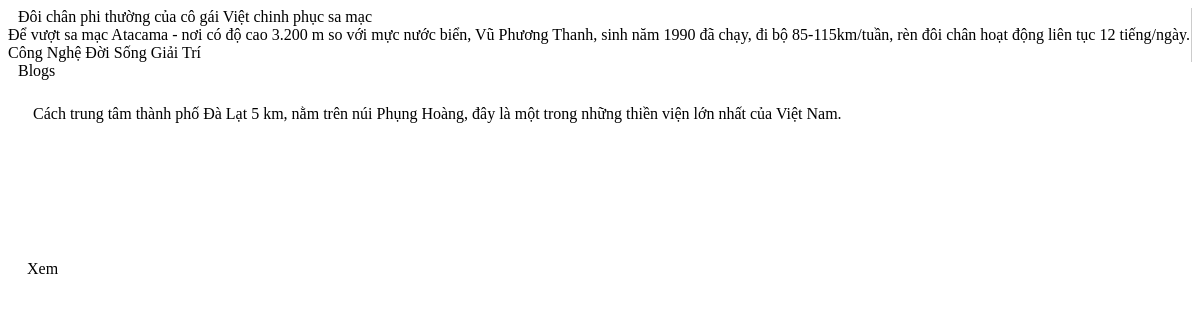
The app's page /, older data.
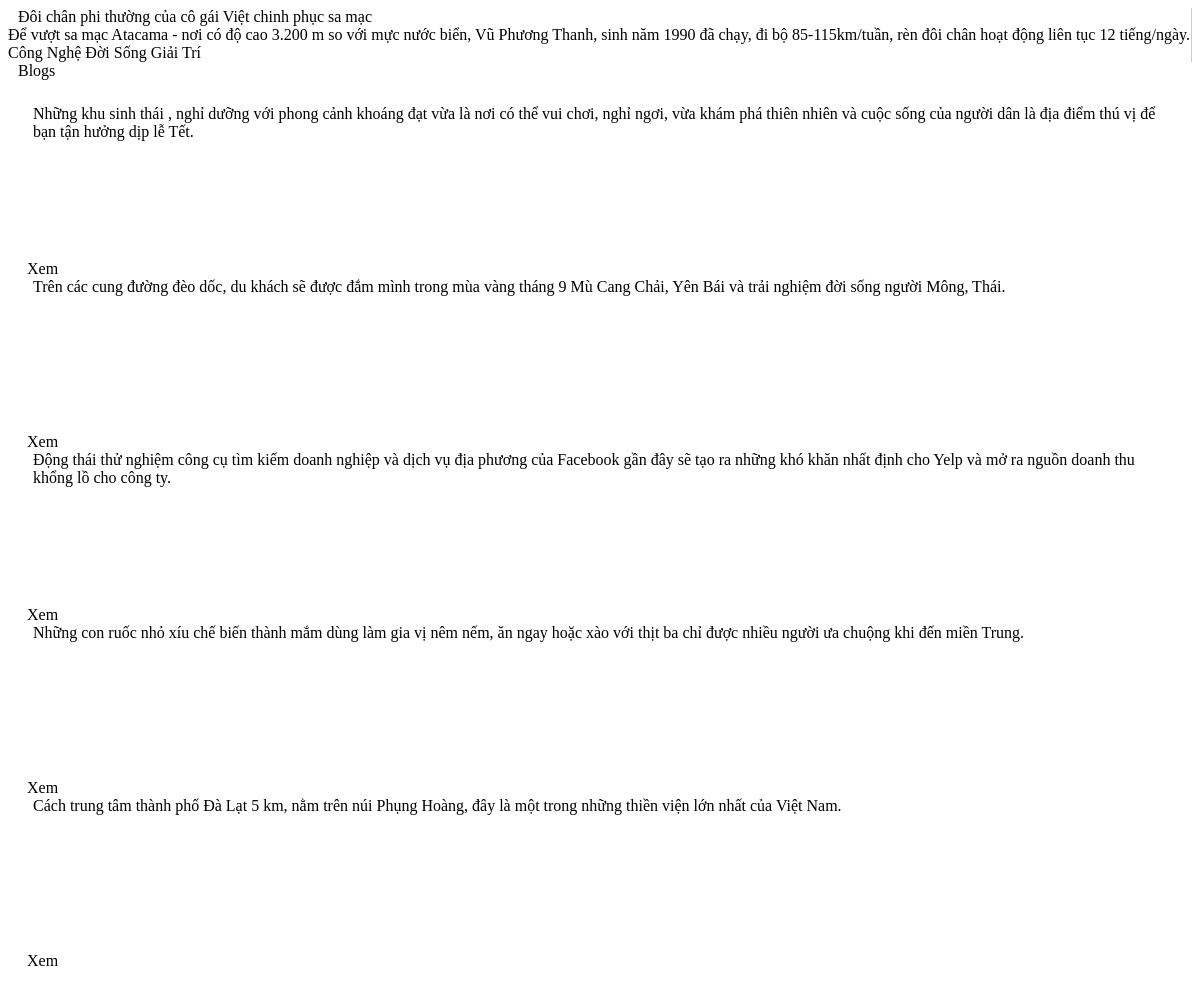
The same page, newer data.
### tables this page shows
CREATE TABLE `blogs` (
  `id` int(10) UNSIGNED NOT NULL,
  `category_id` int(10) UNSIGNED NOT NULL,
  `alias` varchar(250) NOT NULL,
  `title` varchar(250) NOT NULL,
  `description` varchar(250) NOT NULL,
  `thumb` varchar(250) DEFAULT NULL,
  `content` text NOT NULL,
  `is_publish` tinyint(4) NOT NULL DEFAULT '0',
  `num_view` int(10) UNSIGNED DEFAULT '0',
  `created_at` datetime NOT NULL,
  `updated_at` datetime NOT NULL,
  `deleted_at` datetime DEFAULT NULL
);

CREATE TABLE `categories` (
  `id` int(10) UNSIGNED NOT NULL,
  `alias` varchar(250) NOT NULL,
  `name` varchar(250) NOT NULL,
  `thumb` varchar(250) DEFAULT NULL,
  `is_publish` tinyint(4) NOT NULL DEFAULT '0',
  `created_at` datetime NOT NULL,
  `updated_at` datetime NOT NULL,
  `deleted_at` datetime DEFAULT NULL
);

### application/controllers/Blogs.php (called while the page is built, shortened)
<?php
class Blogs extends CI_Controller {
    public function index()
    {
        $data = array();
        $categories = $this->category->getAll(true);
        $categoryColor = $this->category->color();
        $data['categories'] = $categories;
        $data['categoryColor'] = $categoryColor;
        $hotBlog = $this->blog->hot();
        $data['hotBlog'] = $hotBlog;
        $blogs = $this->blog->all(true);
        $data['blogs'] = $blogs;
        $this->load->view('layout/header');
        $this->load->view('blogs/index', $data);
        $this->load->view('layout/footer');
    }
}

### index.php (called while the page is built, shortened)
<?php
require_once BASEPATH.'core/CodeIgniter.php';

### application/models/Blog.php (called while the page is built, shortened)
<?php
class Blog extends CI_Model {
    public function hot($num = 1) {
        $this->db->select('blogs.id, blogs.alias, title, description, blogs.thumb, categories.alias as category');
        $this->db->from('blogs');
        $this->db->join('categories', 'blogs.category_id = categories.id');
        $this->db->where('blogs.is_publish', true);
        $this->db->where('categories.is_publish', true);
        $this->db->where('blogs.deleted_at IS NULL', null, false);
        $this->db->where('categories.deleted_at IS NULL', null, false);
        $this->db->order_by('num_view', 'desc');
        if ($num == 1) {
            $this->db->limit(1);
        } else {
            $this->db->limit(1, $num - 1);
        }
        $query = $this->db->get();
        return $query->row();
    }
    public function all($isPublish = null) {
        $this->db->select('blogs.id, blogs.alias, title, description, blogs.thumb, categories.alias as category');
        $this->db->from('blogs');
        $this->db->join('categories', 'blogs.category_id = categories.id');
        if ($isPublish !== null) {
            $this->db->where('blogs.is_publish', $isPublish);
            $this->db->where('categories.is_publish', $isPublish);
        }
        $this->db->where('blogs.deleted_at IS NULL', null, false);
        $this->db->where('categories.deleted_at IS NULL', null, false);
        $this->db->order_by('blogs.created_at', 'desc');
        $this->db->order_by('num_view', 'desc');
        $query = $this->db->get();
        return $query->result();
    }
}

### application/models/Category.php (called while the page is built, shortened)
<?php
class Category extends CI_Model {
    private $color = array(
        'cong-nghe' => 'blue',
        'doi-song' => 'red',
        'giai-tri' => 'green'
    );
    public function color() {
        return $this->color;
    }
    public function getAll($isPublish = null) {
        $this->db->from('categories');
        if ($isPublish !== null) {
            $this->db->where('is_publish', $isPublish);
        }
        $this->db->where('deleted_at IS NULL', null, false);
        $this->db->order_by('name', 'ASC');
        $query = $this->db->get();
        return $query->result();
    }
}

### application/views/blogs/index.php (the view, shortened to what this page needs)
<paper-drawer-panel>
    <div drawer class="pan-drawer">
        <?php if (!empty($hotBlog)) : ?>
            <hot-blog
                thumb="/resources/img/blogs/<?php echo($hotBlog->id.'/'.$hotBlog->thumb); ?>"
                src="/<?php echo ($hotBlog->category.'/'.$hotBlog->alias); ?>.html">
                <div class="title"><?php echo htmlspecialchars($hotBlog->title); ?></div>
                <div class="description"><?php echo htmlspecialchars($hotBlog->description); ?></div>
            </hot-blog>
        <?php endif; ?>
        <?php if (count($categories) > 0) : ?>
            <blog-menu class="blog-menu">
                <?php foreach ($categories as $category) : ?>
                    <?php
                    if (isset($categoryColor[$category->alias])) {
                        $color = $categoryColor[$category->alias];
                    } else {
                        $color = $categoryColor[array_rand($categoryColor)];
                    }
                    ?>
                    <blog-menu-item url="/<?php echo $category->alias; ?>" color="<?php echo $color; ?>" <?php echo ($category->alias == $this->uri->segment(1) ? 'active' : ''); ?>><?php echo $category->name; ?></blog-menu-item>
                <?php endforeach; ?>
            </blog-menu>
        <?php endif; ?>
    </div>
    <paper-header-panel main mode="waterfall">
        <paper-toolbar class="paper-header">
            <div class="title"><?php echo lang('blogs'); ?></div>
        </paper-toolbar>
        <div class="content horizontal layout start-justified wrap blog-item-box">
            <?php if (count($blogs) > 0) : ?>
                <?php foreach ($blogs as $blog) : ?>
                    <?php if (!empty($hotBlog) && $hotBlog->id == $blog->id) continue; ?>
                    <paper-card heading="<?php echo $blog->title; ?>" class="blog-item" image="/resources/img/blogs/<?php echo($blog->id.'/'.$blog->thumb); ?>">
                        <div class="card-content">
                            <?php echo $blog->description; ?>
                        </div>
                        <div class="card-actions horizontal layout">
                            <paper-button class="flex" link="/<?php echo ($blog->category.'/'.$blog->alias); ?>.html"><iron-icon icon="link"></iron-icon> Xem</paper-button>
                        </div>
                    </paper-card>
                <?php endforeach; ?>
            <?php endif; ?>
        </div>
    </paper-header-panel>
</paper-drawer-panel>

### application/views/layout/header.php (shortened to what this page needs)
<!DOCTYPE html>
<html lang="vi">
<head>
</head>
<body class="fullbleed vertical layout">

### application/views/layout/header.php (style rules this page uses)
html, body { @apply(--paper-font-common-base); }

Row changes from the older to the newer data that the page shows:
added blogs: description "Những khu sinh thái , nghỉ dưỡng với phong cảnh khoáng đạt vừa là nơi có thể vui chơi, nghỉ ngơi, vừa khám phá thiên nhiên và cuộc sống của người dân là địa điểm thú vị để bạn tận hưởng dịp lễ Tết."
added blogs: description "Trên các cung đường đèo dốc, du khách sẽ được đắm mình trong mùa vàng tháng 9 Mù Cang Chải, Yên Bái và trải nghiệm đời sống người Mông, Thái."
added blogs: description "Động thái thử nghiệm công cụ tìm kiếm doanh nghiệp và dịch vụ địa phương của Facebook gần đây sẽ tạo ra những khó khăn nhất định cho Yelp và mở ra nguồn doanh thu khổng lồ cho công ty."
added blogs: description "Những con ruốc nhỏ xíu chế biến thành mắm dùng làm gia vị nêm nếm, ăn ngay hoặc xào với thịt ba chỉ được nhiều người ưa chuộng khi đến miền Trung."
